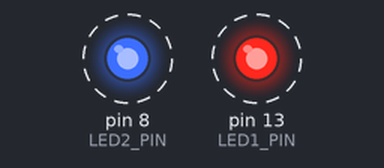
The program below on a simulated Arduino Uno, built with avr-gcc and run on an emulated ATmega328P. Parts: output pins drawn as LEDs (lit = HIGH). Dashed ring = blinking.

Above: at 0.2 s.
Timing chart, 0 to 4.7 s (numbered marks = the images above):
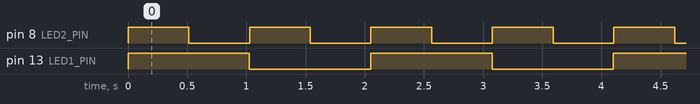

Measured:
- by itself, pin 8 (LED2_PIN): alternates HIGH for 0.51 s and LOW for 0.51 s
- by itself, pin 13 (LED1_PIN): alternates HIGH for 1.0 s and LOW for 1.0 s
- by itself, everything shown: repeats every 2.1 s, in 6 steps

The program:

main.cpp
```cpp
#include "main.h"

#include "0_01_16g.h"
#include "LED_flash.h"

void setup()
{
  // Set up the scheduler
  SCH_Init_T0();

  // Prepare for the 'Flash_LED' task
  LED1_Flash_Init();
  LED2_Flash_Init();

  // Add the 'Flash LED' task (on for ~1000 ms, off for ~1000 ms)
  // - timings are in ticks (1 ms tick interval)
  SCH_Add_Task(LED1_Flash_Update, 0, 1000);
  SCH_Add_Task(LED2_Flash_Update, 0, 500);

  // Start the scheduler
  SCH_Start();
}

void loop()
{
  SCH_Dispatch_Tasks();
}
```

0_01_16g.h
```cpp
#include "main.h"
#include "SCH328P.h"

// ------ Public function prototypes -------------------------------

void SCH_Init_T0(void);
void SCH_Start(void);
                         
```

LED_flash.h
```cpp
#include "main.h"

#define LED1_PIN 13
#define LED2_PIN 8

// ------ Public function prototypes -------------------------------

void LED1_Flash_Init(void);
void LED1_Flash_Update(void);

void LED2_Flash_Init(void);
void LED2_Flash_Update(void);

/*------------------------------------------------------------------*-
  ---- END OF FILE -------------------------------------------------
-*------------------------------------------------------------------*/
```

SCH328P.h
```cpp
#ifndef _SCH328P_H
#define _SCH328P_H

#include "main.h"
#include "PORT.h"

// ------ Public data type declarations ----------------------------

// Store in DATA area, if possible, for rapid access
// Total memory per task is 7 bytes
typedef struct
{
    // Pointer to the task (must be a 'void (void)' function)
    void (*pTask)(void);

    // Delay (ticks) until the function will (next) be run
    // - see SCH_Add_Task() for further details
    int Delay;

    // Interval (ticks) between subsequent runs.
    // - see SCH_Add_Task() for further details
    int Period;

    // Incremented (by scheduler) when task is due to execute
    char RunMe;
} sTask;

// ------ Public function prototypes -------------------------------

// Core scheduler functions
void SCH_Dispatch_Tasks(void);
char SCH_Add_Task(void(*pFunction)(void), const int DELAY, const int PERIOD);
char SCH_Delete_Task(const char TASK_INDEX);
void SCH_Report_Status(void);

// ------ Public constants -----------------------------------------

// The maximum number of tasks required at any one time
// during the execution of the program
//
// MUST BE ADJUSTED FOR EACH NEW PROJECT
#define SCH_MAX_TASKS (3)

#endif

/*------------------------------------------------------------------*-
  ---- END OF FILE -------------------------------------------------
-*------------------------------------------------------------------*/
```

main.h
```cpp
#ifndef _MAIN_H
#define _MAIN_H

#include <avr/io.h>
#include <avr/interrupt.h>
#include <Arduino.h>


#define RETURN_NORMAL 0
#define RETURN_ERROR 1

//------------------------------------------------------------------
// Error codes
//------------------------------------------------------------------

#define ERROR_SCH_TOO_MANY_TASKS (1)
#define ERROR_SCH_CANNOT_DELETE_TASK (2)

#define ERROR_SCH_WAITING_FOR_SLAVE_TO_ACK (3)
#define ERROR_SCH_WAITING_FOR_START_COMMAND_FROM_MASTER (3)

#define ERROR_SCH_ONE_OR_MORE_SLAVES_DID_NOT_START (4)
#define ERROR_SCH_LOST_SLAVE (5)

#define ERROR_SCH_CAN_BUS_ERROR (6)

#define ERROR_I2C_WRITE_BYTE (10)
#define ERROR_I2C_READ_BYTE (11)
#define ERROR_I2C_WRITE_BYTE_AT24C64 (12)
#define ERROR_I2C_READ_BYTE_AT24C64 (13)
#define ERROR_I2C_DS1621 (14)

#define ERROR_USART_TI (21)
#define ERROR_USART_WRITE_CHAR (22)

#define ERROR_SPI_EXCHANGE_BYTES_TIMEOUT (31)
#define ERROR_SPI_X25_TIMEOUT (32)
#define ERROR_SPI_MAX1110_TIMEOUT (33)

#define ERROR_ADC_MAX150_TIMEOUT (44)


#endif

/*------------------------------------------------------------------*-
  ---- END OF FILE -------------------------------------------------
-*------------------------------------------------------------------*/
```

0_01_16g.cpp
```cpp
// (licence header left out)
#include "0_01_16g.h"

// ------ Public variable declarations -----------------------------

// The array of tasks (see Sch51.C)
extern sTask SCH_tasks_G[SCH_MAX_TASKS];

// Used to display the error code
// See Main.H for details of error codes
// See Port.H for details of the error port
extern char Error_code_G;

/*------------------------------------------------------------------*-

  SCH_Init_T0()

  Scheduler initialisation function.  Prepares scheduler
  data structures and sets up timer interrupts at required rate.
  Must call this function before using the scheduler.

-*------------------------------------------------------------------*/
void SCH_Init_T0(void)
{
    char i;

    for (i = 0; i < SCH_MAX_TASKS; i++)
    {
        SCH_Delete_Task(i);
    }

    // Reset the global error variable
    // - SCH_Delete_Task() will generate an error code,
    //   (because the task array is empty)
    Error_code_G = 0;

    // Using Timer 0, 8-bit, clk/64 prescale, CTC mode
    TCCR0A |= (1 << WGM01);              // configure CTC mode
    OCR0A = 249;                         // setting up compare register for 1ms tick period

    //  Interrupt Timer 0 enabled
    TIMSK0 |= (1 << OCIE0A); // enable interrupt for OCR0A compare register
}

/*------------------------------------------------------------------*-

  SCH_Start()

  Starts the scheduler, by enabling interrupts.

  NOTE: Usually called after all regular tasks are added,
  to keep the tasks synchronised.

  NOTE: ONLY THE SCHEDULER INTERRUPT SHOULD BE ENABLED!!!

-*------------------------------------------------------------------*/
void SCH_Start(void)
{
    // start timer with clk/64 prescale
    TCCR0B |= (1 << CS00) | (1 << CS01);
    sei();
}

/*------------------------------------------------------------------*-

  SCH_Update

  This is the scheduler ISR.  It is called at a rate
  determined by the timer settings in SCH_Init_T0().
  This version is triggered by Timer 0 interrupts.

-*------------------------------------------------------------------*/
ISR(TIMER0_COMPA_vect)
{
    char Index;

    // NOTE: calculations are in *TICKS* (not milliseconds)
    for (Index = 0; Index < SCH_MAX_TASKS; Index++)
    {
        // Check if there is a task at this location
        if (SCH_tasks_G[Index].pTask)
        {
            if (SCH_tasks_G[Index].Delay == 0)
            {
                // The task is due to run
                SCH_tasks_G[Index].RunMe += 1; // Inc. the 'Run Me' flag

                if (SCH_tasks_G[Index].Period)
                {
                    // Schedule periodic tasks to run again
                    SCH_tasks_G[Index].Delay = SCH_tasks_G[Index].Period;
                }
            }
            else
            {
                // Not yet ready to run: just decrement the delay
                SCH_tasks_G[Index].Delay -= 1;
            }
        }
    }
}

/*------------------------------------------------------------------*-
  ---- END OF FILE -------------------------------------------------
-*------------------------------------------------------------------*/
```

LED_flash.cpp
```cpp
#include "LED_flash.h"

/*------------------------------------------------------------------*-

  LED_Flash_Init()

  - See below.

-*------------------------------------------------------------------*/
void LED1_Flash_Init(void)
{
    pinMode(LED1_PIN, OUTPUT);
    digitalWrite(LED1_PIN, LOW);
}

void LED2_Flash_Init(void)
{
    pinMode(LED2_PIN, OUTPUT);
    digitalWrite(LED2_PIN, LOW);
}

/*------------------------------------------------------------------*-

  LED_Flash_Update()

  Flashes an LED (or pulses a buzzer, etc) on a specified port pin.

  Must schedule at twice the required flash rate: thus, for 1 Hz
  flash (on for 0.5 seconds, off for 0.5 seconds) must schedule
  at 2 Hz.

-*------------------------------------------------------------------*/
void LED1_Flash_Update(void)
{
    // Change the LED from OFF to ON (or vice versa)
    digitalWrite(LED1_PIN, !digitalRead(LED1_PIN));
}


void LED2_Flash_Update(void)
{
    // Change the LED from OFF to ON (or vice versa)
    digitalWrite(LED2_PIN, !digitalRead(LED2_PIN));
}

/*------------------------------------------------------------------*-
  ---- END OF FILE -------------------------------------------------
-*------------------------------------------------------------------*/
```

SCH328P.cpp
```cpp
// (licence header left out)
#include "SCH328P.h"

// ------ Public variable definitions ------------------------------

// The array of tasks
sTask SCH_tasks_G[SCH_MAX_TASKS];

// Used to display the error code
// See Main.H for details of error codes
// See Port.H for details of the error port
char Error_code_G = 0;

// ------ Private function prototypes ------------------------------

static void SCH_Go_To_Sleep(void);

// ------ Private variables ----------------------------------------

// Keeps track of time since last error was recorded (see below)
static int Error_tick_count_G;

// The code of the last error (reset after ~1 minute)
static char Last_error_code_G;

/*------------------------------------------------------------------*-

  SCH_Dispatch_Tasks()

  This is the 'dispatcher' function.  When a task (function)
  is due to run, SCH_Dispatch_Tasks() will run it.
  This function must be called (repeatedly) from the main loop.

-*------------------------------------------------------------------*/
void SCH_Dispatch_Tasks(void)
{
    char Index;

    // Dispatches (runs) the next task (if one is ready)
    for (Index = 0; Index < SCH_MAX_TASKS; Index++)
    {
        if (SCH_tasks_G[Index].RunMe > 0)
        {
            (*SCH_tasks_G[Index].pTask)(); // Run the task

            SCH_tasks_G[Index].RunMe -= 1; // Reset / reduce RunMe flag

            // Periodic tasks will automatically run again
            // - if this is a 'one shot' task, remove it from the array
            if (SCH_tasks_G[Index].Period == 0)
            {
                SCH_Delete_Task(Index);
            }
        }
    }

    // Report system status
    SCH_Report_Status();

    // The scheduler enters idle mode at this point
    // SCH_Go_To_Sleep();
}

/*------------------------------------------------------------------*-

  SCH_Add_Task()

  Causes a task (function) to be executed at regular intervals
  or after a user-defined delay

  Fn_P   - The name of the function which is to be scheduled.
           NOTE: All scheduled functions must be 'void, void' -
           that is, they must take no parameters, and have
           a void return type.

  DELAY  - The interval (TICKS) before the task is first executed

  PERIOD - If 'PERIOD' is 0, the function is only called once,
           at the time determined by 'DELAY'.  If PERIOD is non-zero,
           then the function is called repeatedly at an interval
           determined by the value of PERIOD (see below for examples
           which should help clarify this).


  RETURN VALUE:

  Returns the position in the task array at which the task has been
  added.  If the return value is SCH_MAX_TASKS then the task could
  not be added to the array (there was insufficient space).  If the
  return value is < SCH_MAX_TASKS, then the task was added
  successfully.

  Note: this return value may be required, if a task is
  to be subsequently deleted - see SCH_Delete_Task().

  EXAMPLES:

  Task_ID = SCH_Add_Task(Do_X,1000,0);
  Causes the function Do_X() to be executed once after 1000 sch ticks.

  Task_ID = SCH_Add_Task(Do_X,0,1000);
  Causes the function Do_X() to be executed regularly, every 1000 sch ticks.

  Task_ID = SCH_Add_Task(Do_X,300,1000);
  Causes the function Do_X() to be executed regularly, every 1000 ticks.
  Task will be first executed at T = 300 ticks, then 1300, 2300, etc.

-*------------------------------------------------------------------*/
char SCH_Add_Task(void(*pFunction)(),
                   const int DELAY,
                   const int PERIOD)
{
    char Index = 0;

    // First find a gap in the array (if there is one)
    while ((SCH_tasks_G[Index].pTask != 0) && (Index < SCH_MAX_TASKS))
    {
        Index++;
    }

    // Have we reached the end of the list?
    if (Index == SCH_MAX_TASKS)
    {
        // Task list is full
        //
        // Set the global error variable
        Error_code_G = ERROR_SCH_TOO_MANY_TASKS;

        // Also return an error code
        return SCH_MAX_TASKS;
    }

    // If we're here, there is a space in the task array
    SCH_tasks_G[Index].pTask = pFunction;

    SCH_tasks_G[Index].Delay = DELAY;
    SCH_tasks_G[Index].Period = PERIOD;

    SCH_tasks_G[Index].RunMe = 0;

    return Index; // return position of task (to allow later deletion)
}

/*------------------------------------------------------------------*-

  SCH_Delete_Task()

  Removes a task from the scheduler.  Note that this does
  *not* delete the associated function from memory:
  it simply means that it is no longer called by the scheduler.

  TASK_INDEX - The task index.  Provided by SCH_Add_Task().

  RETURN VALUE:  RETURN_ERROR or RETURN_NORMAL

-*------------------------------------------------------------------*/
char SCH_Delete_Task(const char TASK_INDEX)
{
    char Return_code;

    if (SCH_tasks_G[TASK_INDEX].pTask == 0)
    {
        // No task at this location...
        //
        // Set the global error variable
        Error_code_G = ERROR_SCH_CANNOT_DELETE_TASK;

        // ...also return an error code
        Return_code = RETURN_ERROR;
    }
    else
    {
        Return_code = RETURN_NORMAL;
    }

    SCH_tasks_G[TASK_INDEX].pTask = 0x0000;
    SCH_tasks_G[TASK_INDEX].Delay = 0;
    SCH_tasks_G[TASK_INDEX].Period = 0;

    SCH_tasks_G[TASK_INDEX].RunMe = 0;

    return Return_code; // return status
}

/*------------------------------------------------------------------*-

  SCH_Report_Status()

  Simple function to display error codes.

  This version displays code on a port with attached LEDs:
  adapt, if required, to report errors over serial link, etc.

  Errors are only displayed for a limited period
  (60000 ticks = 1 minute at 1ms tick interval).
  After this the the error code is reset to 0.

  This code may be easily adapted to display the last
  error 'for ever': this may be appropriate in your
  application.

  See Chapter 10 for further information.

-*------------------------------------------------------------------*/
void SCH_Report_Status(void)
{
#ifdef SCH_REPORT_ERRORS
    // ONLY APPLIES IF WE ARE REPORTING ERRORS
    // Check for a new error code
    if (Error_code_G != Last_error_code_G)
    {
        // Negative logic on LEDs assumed
        Error_port = 255 - Error_code_G;

        Last_error_code_G = Error_code_G;

        if (Error_code_G != 0)
        {
            Error_tick_count_G = 60000;
        }
        else
        {
            Error_tick_count_G = 0;
        }
    }
    else
    {
        if (Error_tick_count_G != 0)
        {
            if (--Error_tick_count_G == 0)
            {
                Error_code_G = 0; // Reset error code
            }
        }
    }
#endif
}

/*------------------------------------------------------------------*-

  SCH_Go_To_Sleep()

  This scheduler enters 'idle mode' between clock ticks
  to save power.  The next clock tick will return the processor
  to the normal operating state.

  Note: a slight performance improvement is possible if this
  function is implemented as a macro, or if the code here is simply
  pasted into the 'dispatch' function.

  However, by making this a function call, it becomes easier
  - during development - to assess the performance of the
  scheduler, using the 'performance analyser' in the Keil
  hardware simulator. See Chapter 14 for examples for this.

  *** May wish to disable this if using a watchdog ***

  *** ADAPT AS REQUIRED FOR YOUR HARDWARE ***

-*------------------------------------------------------------------*/
/*
void SCH_Go_To_Sleep()
{
    PCON |= 0x01; // Enter idle mode (generic 8051 version)

    // Entering idle mode requires TWO consecutive instructions
    // on 80c515 / 80c505 - to avoid accidental triggering
    // PCON |= 0x01;    // Enter idle mode (#1)
    // PCON |= 0x20;    // Enter idle mode (#2)
}
*/
/*------------------------------------------------------------------*-
  ---- END OF FILE -------------------------------------------------
-*------------------------------------------------------------------*/
```

PORT.h
```cpp
// ------ SCH328P.C ----------------------------------------

// Comment this line out if error reporting is NOT required
// #define SCH_REPORT_ERRORS

#ifdef SCH_REPORT_ERRORS
// The port on which error codes will be displayed
// ONLY USED IF ERRORS ARE REPORTED
#define Error_port P2

#endif
```
